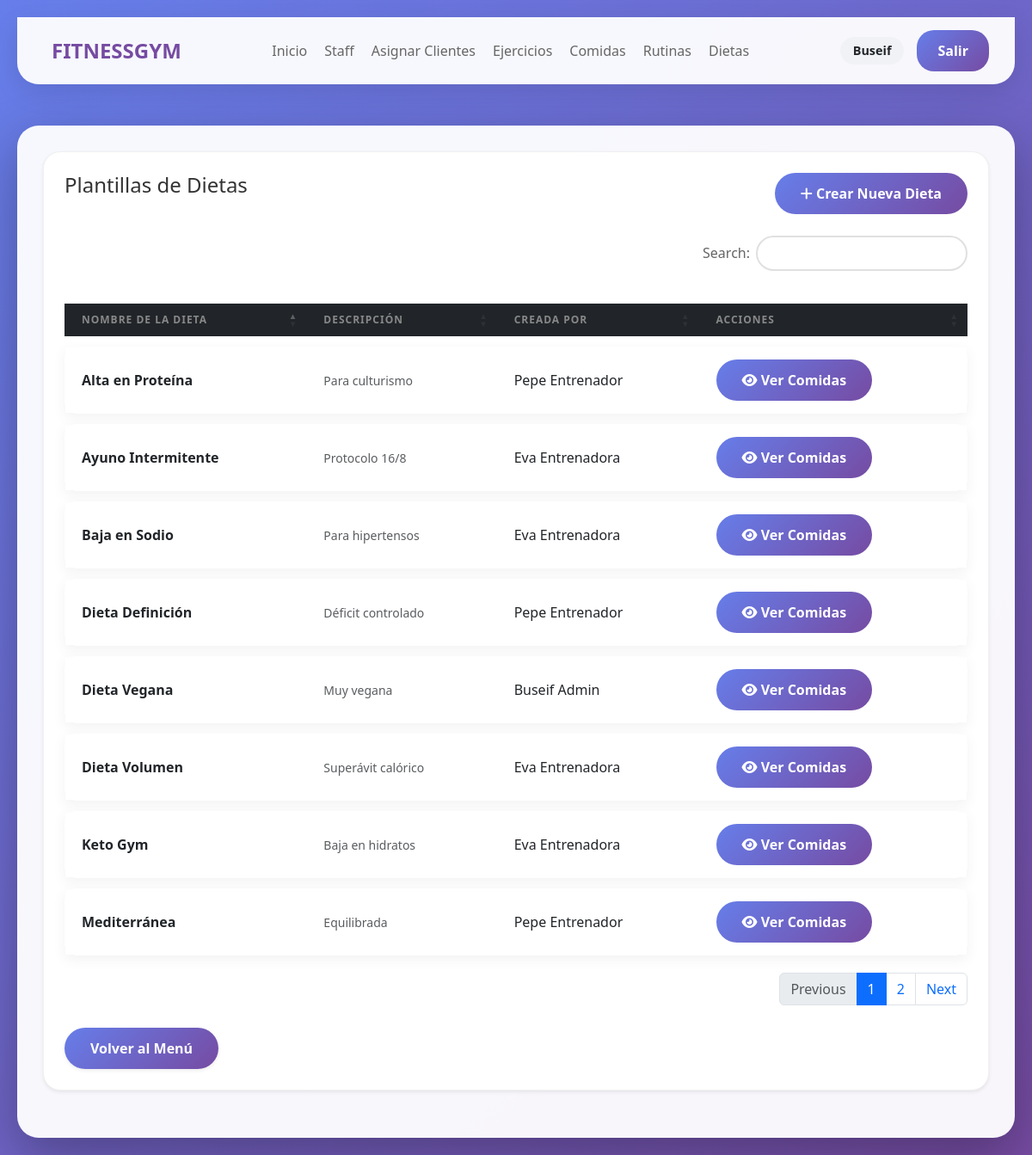
The app's page /php/gestion_dietas_pre.php (signed in) with its own data.
### tables this page shows
CREATE TABLE `dietas` (
  `id_dieta` int(11) NOT NULL,
  `nombre` varchar(100) NOT NULL,
  `descripcion` text DEFAULT NULL,
  `creada_por` int(11) NOT NULL,
  `es_predefinida` tinyint(1) DEFAULT 0
);

CREATE TABLE `usuarios` (
  `id_usuario` int(11) NOT NULL,
  `nombre` varchar(50) NOT NULL,
  `apellido1` varchar(50) NOT NULL,
  `apellido2` varchar(50) DEFAULT NULL,
  `telefono` varchar(15) DEFAULT NULL,
  `correo` varchar(100) NOT NULL,
  `password_hash` varchar(255) NOT NULL,
  `rol` enum('usuario','entrenador','administrador') DEFAULT 'usuario',
  `suscrito` tinyint(1) DEFAULT 0,
  `fecha_fin_suscripcion` date DEFAULT NULL,
  `id_entrenador` int(11) DEFAULT NULL,
  `id_rutina_activa` int(11) DEFAULT NULL,
  `id_dieta_activa` int(11) DEFAULT NULL,
  `activo` tinyint(1) DEFAULT 1
);

### php/gestion_dietas_pre.php (the view, shortened to what this page needs)
<?php
include 'conexion.php';
$sql = "SELECT d.id_dieta, d.nombre, d.descripcion, u.nombre AS creador_nombre, u.apellido1 AS creador_apellido
        FROM dietas d
        LEFT JOIN usuarios u ON d.creada_por = u.id_usuario
        WHERE d.es_predefinida = 1
        ORDER BY d.nombre ASC";
$resultado = mysqli_query($conexion, $sql);
?>
<!DOCTYPE html>
<html lang="es">
<head>
    <link href="https://cdn.jsdelivr.net/npm/bootstrap@5.3.0/dist/css/bootstrap.min.css" rel="stylesheet">
    <link href="https://cdn.datatables.net/1.13.6/css/dataTables.bootstrap5.min.css" rel="stylesheet">
    <link rel="stylesheet" href="https://cdnjs.cloudflare.com/ajax/libs/font-awesome/6.0.0/css/all.min.css">
    <link rel="stylesheet" href="../css/estilo_global.css">
</head>
<body>
    <?php include 'navbar.php'; ?>
    <div class="container mt-5">
        <div class="card shadow-sm p-4">
            <div class="d-flex justify-content-between align-items-center mb-4">
                <h2>Plantillas de Dietas</h2>
                <?php if ($_SESSION['rol'] === 'administrador'): ?>
                    <a href="nueva_dieta_pre.php" class="btn btn-danger">
                        <i class="fa-solid fa-plus"></i> Crear Nueva Dieta
                    </a>
                <?php endif; ?>
            </div>
            <table id="tablaDietas" class="table table-hover align-middle">
                <thead class="table-dark">
                    <tr>
                        <th>Nombre de la Dieta</th>
                        <th>Descripción</th>
                        <th>Creada por</th>
                        <th>Acciones</th>
                    </tr>
                </thead>
                <tbody>
                    <?php while ($row = mysqli_fetch_assoc($resultado)): ?>
                    <tr>
                        <td class="fw-bold"><?= htmlspecialchars($row['nombre']) ?></td>
                        <td>
                            <small class="text-muted italic">
                                <?= htmlspecialchars($row['descripcion']) ?>
                            </small>
                        </td>
                        <td>
                            <?= htmlspecialchars($row['creador_nombre'] . " " . $row['creador_apellido']) ?>
                        </td>
                        <td>
                            <a href="detalle_dieta.php?id=<?= $row['id_dieta'] ?>" class="btn btn-info btn-sm text-white">
                               <i class="fa-solid fa-eye"></i> Ver Comidas
                            </a>
                        </td>
                    </tr>
                    <?php endwhile; ?>
                </tbody>
            </table>
            <div class="mt-4">
                <?php
                    $url_volver = ($_SESSION['rol'] === 'administrador') ? 'menu_administrador.php' : 'menu_entrenador.php';
                ?>
                <a href="<?= $url_volver ?>" class="btn btn-secondary shadow-sm">
                    Volver al Menú
                </a>
            </div>
        </div>
    </div>
</body>
</html>

### css/estilo_global.css (style rules this page uses)
:root { --primary-gradient: linear-gradient(135deg, #667eea 0%, #764ba2 100%); --bg-light: rgba(255, 255, 255, 0.95); --shadow-soft: 0 10px 30px rgba(0, 0, 0, 0.05); --shadow-strong: 0 20px 60px rgba(0, 0, 0, 0.3); --radius-main: 25px; --radius-card: 20px; --text-dark: #333; --text-muted: #666; }
* { margin: 0; padding: 0; box-sizing: border-box; font-family: 'Segoe UI', Tahoma, Geneva, Verdana, sans-serif; }
body { background: var(--primary-gradient); min-height: 100vh; padding: 20px; }
.container { max-width: 1200px; margin: 0 auto; background: var(--bg-light); border-radius: var(--radius-main); padding: 30px; box-shadow: var(--shadow-strong); }
.card { background: white; padding: 25px; border-radius: var(--radius-card); box-shadow: var(--shadow-soft); border: 1px solid #f0f0f0; margin-bottom: 25px; }
h2 { color: var(--text-dark); margin-bottom: 20px; font-size: 1.5rem; display: flex; align-items: center; gap: 10px; }
.btn { background: var(--primary-gradient); color: white; border: none; padding: 12px 30px; border-radius: 25px; font-size: 16px; font-weight: bold; cursor: pointer; transition: all 0.3s; text-decoration: none; display: inline-block; }
table.dataTable { border-collapse: separate !important; border-spacing: 0 12px !important; border: none !important; }
table.dataTable thead th { border: none !important; color: #888; text-transform: uppercase; font-size: 0.75rem; letter-spacing: 1px; padding: 10px 20px !important; }
table.dataTable tbody tr { background-color: white !important; box-shadow: 0 5px 15px rgba(0, 0, 0, 0.05) !important; transition: transform 0.2s ease; }
table.dataTable tbody td { border: none !important; padding: 15px 20px !important; vertical-align: middle; }
table.dataTable tbody tr td:first-child { border-radius: 15px 0 0 15px; }
table.dataTable tbody tr td:last-child { border-radius: 0 15px 15px 0; }

### records on screen
dietas: nombre "Alta en Proteína", descripcion "Para culturismo", creada_por.apellido1 "Pepe Entrenador"
dietas: nombre "Ayuno Intermitente", descripcion "Protocolo 16/8", creada_por.apellido1 "Eva Entrenadora"
dietas: nombre "Baja en Sodio", descripcion "Para hipertensos", creada_por.apellido1 "Eva Entrenadora"
dietas: nombre "Dieta Definición", descripcion "Déficit controlado", creada_por.apellido1 "Pepe Entrenador"
dietas: nombre "Dieta Vegana", descripcion "Muy vegana", creada_por.apellido1 "Buseif Admin"
dietas: nombre "Dieta Volumen", descripcion "Superávit calórico", creada_por.apellido1 "Eva Entrenadora"
dietas: nombre "Keto Gym", descripcion "Baja en hidratos", creada_por.apellido1 "Eva Entrenadora"
dietas: nombre "Mediterránea", descripcion "Equilibrada", creada_por.apellido1 "Pepe Entrenador"

### other values on screen
$_SESSION['nombre'] "Buseif"
